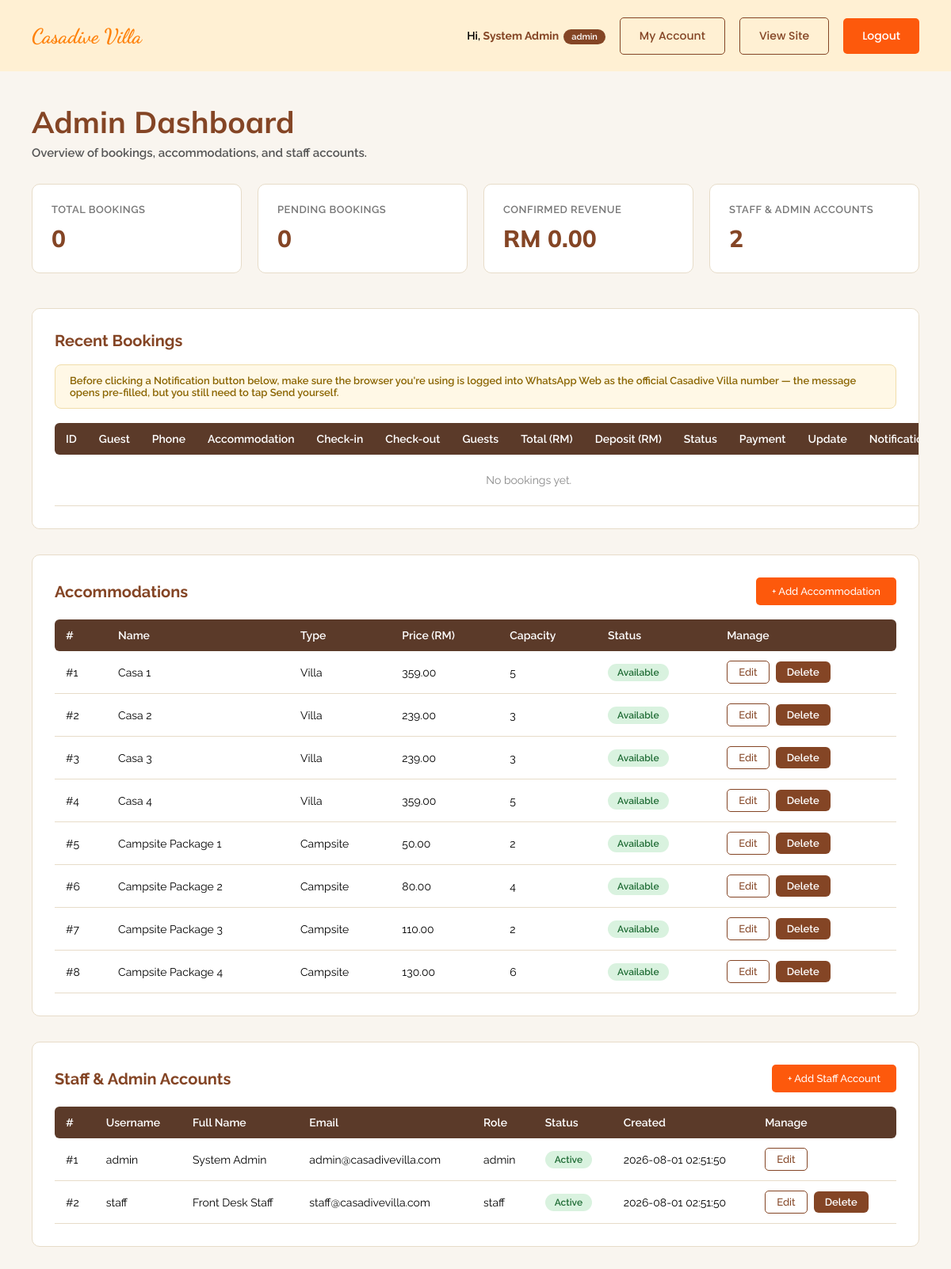
The app's page /user/admin_dashboard.php (signed in) with its own data.
### tables this page shows
CREATE TABLE `user` (
  user_id         INT UNSIGNED AUTO_INCREMENT PRIMARY KEY,
  username        VARCHAR(50)  NOT NULL UNIQUE,
  password        VARCHAR(255) NOT NULL,
  fullname        VARCHAR(100) NOT NULL,
  email           VARCHAR(150) NOT NULL UNIQUE,
  phone           VARCHAR(20),
  role            ENUM('admin','staff') NOT NULL DEFAULT 'staff',
  profile_picture VARCHAR(255),
  status          ENUM('active','inactive','suspended') NOT NULL DEFAULT 'active',
  created_at      TIMESTAMP NOT NULL DEFAULT CURRENT_TIMESTAMP,
  updated_at      TIMESTAMP NOT NULL DEFAULT CURRENT_TIMESTAMP ON UPDATE CURRENT_TIMESTAMP
);

CREATE TABLE `accommodation` (
  accommodation_id   INT UNSIGNED AUTO_INCREMENT PRIMARY KEY,
  accommodation_name VARCHAR(100) NOT NULL,
  accommodation_type ENUM('Villa','Campsite') NOT NULL,
  price              DECIMAL(10,2) NOT NULL COMMENT 'weekday / base rate per night, used for all booking calculations',
  price_weekend      DECIMAL(10,2) NULL COMMENT 'display only — not applied to booking totals yet',
  price_holiday      DECIMAL(10,2) NULL COMMENT 'display only — not applied to booking totals yet',
  capacity           INT UNSIGNED NOT NULL,
  pax_label          VARCHAR(30) NULL COMMENT 'display string e.g. "4-5 PAX", falls back to "Max N guests"',
  features           TEXT NULL COMMENT 'one feature per line, e.g. "Wifi\nAircond\nSea View"',
  description        TEXT,
  status             ENUM('available','unavailable','maintenance') NOT NULL DEFAULT 'available',
  image              VARCHAR(255),
  door_code          VARCHAR(20) COMMENT 'lock box / door code shown to the guest in the check-in reminder'
);

### includes/auth.php (called while the page is built, shortened)
<?php
function current_user(): array|false
{
    return $_SESSION['user'] ?? false;
}

### user/admin_dashboard.php (the view, shortened to what this page needs)
<?php
require_once __DIR__ . '/../includes/db.php';
require_once __DIR__ . '/../includes/auth.php';
$user = current_user();
$validStatuses = ['pending', 'confirmed', 'checked_in', 'checked_out', 'cancelled'];
$stats = [
    'total_bookings' => (int) $pdo->query('SELECT COUNT(*) FROM booking')->fetchColumn(),
    'pending_bookings' => (int) $pdo->query("SELECT COUNT(*) FROM booking WHERE booking_status = 'pending'")->fetchColumn(),
    'revenue' => (float) $pdo->query("SELECT COALESCE(SUM(total_amount),0) FROM booking WHERE booking_status IN ('confirmed','checked_in','checked_out')")->fetchColumn(),
    'total_users' => (int) $pdo->query('SELECT COUNT(*) FROM user')->fetchColumn(),
];
$bookings = $pdo->query(
    "SELECT b.booking_id, c.full_name, c.phone, b.check_in, b.check_out, b.total_guest,
            b.total_amount, b.deposit_amount, b.booking_status,
            GROUP_CONCAT(a.accommodation_name SEPARATOR ', ') AS accommodations,
            (SELECT p.payment_status FROM payment p WHERE p.booking_id = b.booking_id ORDER BY p.payment_id DESC LIMIT 1) AS latest_payment_status
     FROM booking b
     JOIN customer c ON c.customer_id = b.customer_id
     LEFT JOIN booking_item bi ON bi.booking_id = b.booking_id
     LEFT JOIN accommodation a ON a.accommodation_id = bi.accommodation_id
     GROUP BY b.booking_id
     ORDER BY b.booking_id DESC
     LIMIT 50"
)->fetchAll();
$accommodations = $pdo->query(
    'SELECT accommodation_id, accommodation_name, accommodation_type, price, capacity, status
     FROM accommodation ORDER BY accommodation_type, accommodation_id'
)->fetchAll();
$sentLookup = [];
$users = $pdo->query(
    'SELECT user_id, username, fullname, email, role, status, created_at FROM user ORDER BY user_id'
)->fetchAll();
?>
<!DOCTYPE html>
<html lang="en">
<head>
<link rel="stylesheet" href="style/dashboard.css">
</head>
<body>
  <header class="dash-topbar">
    <div class="container">
      <div class="brand">Casadive Villa</div>
      <div class="dash-user">
        <span class="who">Hi, <strong><?= htmlspecialchars($user['fullname']) ?></strong><span class="role-badge"><?= htmlspecialchars($user['role']) ?></span></span>
        <a href="manage_account.php?id=<?= (int) $user['user_id'] ?>" class="btn btn-outline">My Account</a>
        <a href="../index.php" class="btn btn-outline">View Site</a>
        <a href="logout.php" class="btn btn-primary">Logout</a>
      </div>
    </div>
  </header>
  <main class="dash-main">
    <div class="container">
      <h1 class="dash-heading">Admin Dashboard</h1>
      <p class="dash-subheading">Overview of bookings, accommodations, and staff accounts.</p>
      <div class="stat-grid">
        <div class="stat-tile">
          <p class="stat-label">Total Bookings</p>
          <p class="stat-value"><?= $stats['total_bookings'] ?></p>
        </div>
        <div class="stat-tile">
          <p class="stat-label">Pending Bookings</p>
          <p class="stat-value"><?= $stats['pending_bookings'] ?></p>
        </div>
        <div class="stat-tile">
          <p class="stat-label">Confirmed Revenue</p>
          <p class="stat-value">RM <?= number_format($stats['revenue'], 2) ?></p>
        </div>
        <div class="stat-tile">
          <p class="stat-label">Staff &amp; Admin Accounts</p>
          <p class="stat-value"><?= $stats['total_users'] ?></p>
        </div>
      </div>
      <section class="dash-section">
        <h2>Recent Bookings</h2>
        <p class="notice-info">Before clicking a Notification button below, make sure the browser you're using is logged into WhatsApp Web as the official Casadive Villa number — the message opens pre-filled, but you still need to tap Send yourself.</p>
        <table>
          <thead>
            <tr>
              <th>ID</th>
              <th>Guest</th>
              <th>Phone</th>
              <th>Accommodation</th>
              <th>Check-in</th>
              <th>Check-out</th>
              <th>Guests</th>
              <th>Total (RM)</th>
              <th>Deposit (RM)</th>
              <th>Status</th>
              <th>Payment</th>
              <th>Update</th>
              <th>Notification</th>
            </tr>
          </thead>
          <tbody>
            <?php if (!$bookings): ?>
              <tr class="empty-row"><td colspan="14">No bookings yet.</td></tr>
            <?php else: foreach ($bookings as $b):
              $reminderDue = $b['check_in'] === date('Y-m-d', strtotime('+1 day'));
              $notifType = null;
              $notifLabel = null;
              $notifClass = 'btn-primary';
              if ($b['booking_status'] === 'confirmed' && $reminderDue) {
                  $notifType = 'check_in';
                  $notifLabel = 'Send Check-In Reminder';
                  $notifClass = 'btn-primary';
              } elseif ($b['booking_status'] === 'pending') {
                  $notifType = 'pending';
                  $notifLabel = 'Payment pending';
                  $notifClass = 'btn-primary';
              } elseif ($b['booking_status'] === 'confirmed') {
                  $notifType = 'booking_confirmation';
                  $notifLabel = 'Send Booking';
                  $notifClass = 'btn-primary';
              } elseif ($b['booking_status'] === 'checked_out') {
                  $notifType = 'check_out';
                  $notifLabel = 'Send Thank You';
                  $notifClass = 'btn-primary';
              } elseif ($b['booking_status'] === 'cancelled') {
                  $notifType = 'cancelled';
                  $notifLabel = 'Send Cancelled';
                  $notifClass = 'btn-primary';
              }
              $alreadySentAt = $notifType ? ($sentLookup[$b['booking_id']][$notifType] ?? null) : null;
              ?>
              <tr<?= $reminderDue ? ' class="tr-due"' : '' ?>>
                <td><?= (int) $b['booking_id'] ?></td>
                <td><?= htmlspecialchars($b['full_name']) ?></td>
                <td><?= htmlspecialchars($b['phone']) ?></td>
                <td><?= htmlspecialchars($b['accommodations'] ?? '—') ?></td>
                <td><?= htmlspecialchars($b['check_in']) ?></td>
                <td><?= htmlspecialchars($b['check_out']) ?></td>
                <td><?= (int) $b['total_guest'] ?></td>
                <td><?= number_format((float) $b['total_amount'], 2) ?></td>
                <td><?= number_format((float) $b['deposit_amount'], 2) ?></td>
                <td><span class="status-badge status-<?= htmlspecialchars($b['booking_status']) ?>"><?= htmlspecialchars(format_status($b['booking_status'])) ?></span></td>
                <td><?= $b['latest_payment_status'] ? htmlspecialchars(ucfirst($b['latest_payment_status'])) : '<span class="text-muted">No record</span>' ?></td>
                <td>
                  <form class="status-form" method="post">
                    <?= csrf_field() ?>
                    <input type="hidden" name="action" value="update_status">
                    <input type="hidden" name="booking_id" value="<?= (int) $b['booking_id'] ?>">
                    <select name="booking_status">
                      <?php foreach ($validStatuses as $status): ?>
                        <option value="<?= $status ?>" <?= $status === $b['booking_status'] ? 'selected' : '' ?>><?= format_status($status) ?></option>
                      <?php endforeach; ?>
                    </select>
                    <button type="submit">Save</button>
                  </form>
                </td>
                <td>
                <?php if ($notifType): ?>
                  <a href="notification.php?booking_id=<?= (int) $b['booking_id'] ?>&type=<?= $notifType ?>" class="btn btn-sm <?= $alreadySentAt ? 'btn-sent' : $notifClass ?>" <?= $alreadySentAt ? 'title="Sent on ' . htmlspecialchars($alreadySentAt) . ' — click to resend"' : '' ?>>
                    <?= $alreadySentAt ? '&check; Sent' : $notifLabel ?>
                  </a>
                <?php else: ?>
                  <span class="text-muted">-</span>
                <?php endif; ?>
                </td>
                <td><a href="booking_receipt.php?id=<?= (int) $b['booking_id'] ?>" class="btn btn-sm btn-outline">View</a></td>
              </tr>
            <?php endforeach; endif; ?>
          </tbody>
        </table>
      </section>
      <section class="dash-section">
        <h2 class="section-heading">
          Accommodations
          <a href="manage_accommodation.php" class="btn btn-md btn-primary">+ Add Accommodation</a>
        </h2>
        <table>
          <thead>
            <tr>
              <th>#</th>
              <th>Name</th>
              <th>Type</th>
              <th>Price (RM)</th>
              <th>Capacity</th>
              <th>Status</th>
              <th>Manage</th>
            </tr>
          </thead>
          <tbody>
            <?php foreach ($accommodations as $a): ?>
              <tr>
                <td>#<?= (int) $a['accommodation_id'] ?></td>
                <td><?= htmlspecialchars($a['accommodation_name']) ?></td>
                <td><?= htmlspecialchars($a['accommodation_type']) ?></td>
                <td><?= number_format((float) $a['price'], 2) ?></td>
                <td><?= (int) $a['capacity'] ?></td>
                <td><span class="status-badge status-<?= htmlspecialchars($a['status']) ?>"><?= htmlspecialchars($a['status']) ?></span></td>
                <td>
                  <div class="status-form">
                    <a href="manage_accommodation.php?id=<?= (int) $a['accommodation_id'] ?>" class="btn btn-sm btn-outline">Edit</a>
                    <form method="post" action="manage_accommodation.php" onsubmit="return confirm('Delete this accommodation? This cannot be undone.');">
                      <button type="submit">Delete</button>
                    </form>
                  </div>
                </td>
              </tr>
            <?php endforeach; ?>
          </tbody>
        </table>
      </section>
      <section class="dash-section">
        <h2 class="section-heading">
          Staff &amp; Admin Accounts
          <a href="manage_account.php" class="btn btn-md btn-primary">+ Add Staff Account</a>
        </h2>
        <table>
          <thead>
            <tr>
              <th>#</th>
              <th>Username</th>
              <th>Full Name</th>
              <th>Email</th>
              <th>Role</th>
              <th>Status</th>
              <th>Created</th>
              <th>Manage</th>
            </tr>
          </thead>
          <tbody>
            <?php foreach ($users as $u): ?>
              <tr>
                <td>#<?= (int) $u['user_id'] ?></td>
                <td><?= htmlspecialchars($u['username']) ?></td>
                <td><?= htmlspecialchars($u['fullname']) ?></td>
                <td><?= htmlspecialchars($u['email']) ?></td>
                <td><?= htmlspecialchars($u['role']) ?></td>
                <td><span class="status-badge status-<?= htmlspecialchars($u['status']) ?>"><?= htmlspecialchars($u['status']) ?></span></td>
                <td><?= htmlspecialchars($u['created_at']) ?></td>
                <td>
                  <div class="status-form">
                    <a href="manage_account.php?id=<?= (int) $u['user_id'] ?>" class="btn btn-sm btn-outline">Edit</a>
                    <?php if ((int) $u['user_id'] !== (int) $user['user_id']): ?>
                      <form method="post" action="manage_account.php" onsubmit="return confirm('Delete this account? This cannot be undone.');">
                        <button type="submit">Delete</button>
                      </form>
                    <?php endif; ?>
                  </div>
                </td>
              </tr>
            <?php endforeach; ?>
          </tbody>
        </table>
      </section>
    </div>
  </main>
</body>
</html>

### records on screen
user: fullname "System Admin", role "Admin", user_id "1", username "admin", email "admin@casadivevilla.com", role "admin", status "Active", created_at "2026-08-01 02:51:50"
accommodation: accommodation_id "1", accommodation_name "Casa 1", accommodation_type "Villa", price "359.00", capacity "5", status "Available"
accommodation: accommodation_id "2", accommodation_name "Casa 2", accommodation_type "Villa", price "239.00", capacity "3", status "Available"
accommodation: accommodation_id "3", accommodation_name "Casa 3", accommodation_type "Villa", price "239.00", capacity "3", status "Available"
accommodation: accommodation_id "4", accommodation_name "Casa 4", accommodation_type "Villa", price "359.00", capacity "5", status "Available"
accommodation: accommodation_id "5", accommodation_name "Campsite Package 1", accommodation_type "Campsite", price "50.00", capacity "2", status "Available"
accommodation: accommodation_id "6", accommodation_name "Campsite Package 2", accommodation_type "Campsite", price "80.00", capacity "4", status "Available"
accommodation: accommodation_id "7", accommodation_name "Campsite Package 3", accommodation_type "Campsite", price "110.00", capacity "2", status "Available"
accommodation: accommodation_id "8", accommodation_name "Campsite Package 4", accommodation_type "Campsite", price "130.00", capacity "6", status "Available"
user: user_id "2", username "staff", fullname "Front Desk Staff", email "staff@casadivevilla.com", role "staff", status "Active", created_at "2026-08-01 02:51:50"

### other values on screen
$stats['total_bookings'] "0"
$stats['pending_bookings'] "0"
$stats['revenue'] "0.00"
$stats['total_users'] "2"
